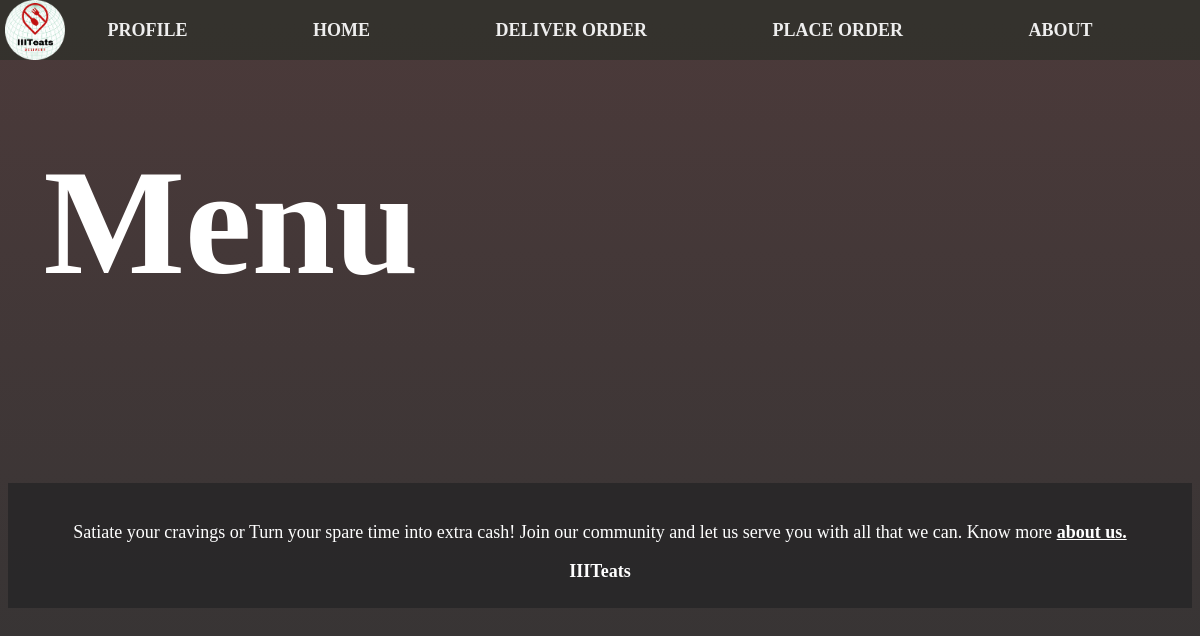
Before: /menu.html?canteenId=3 with the older database file.
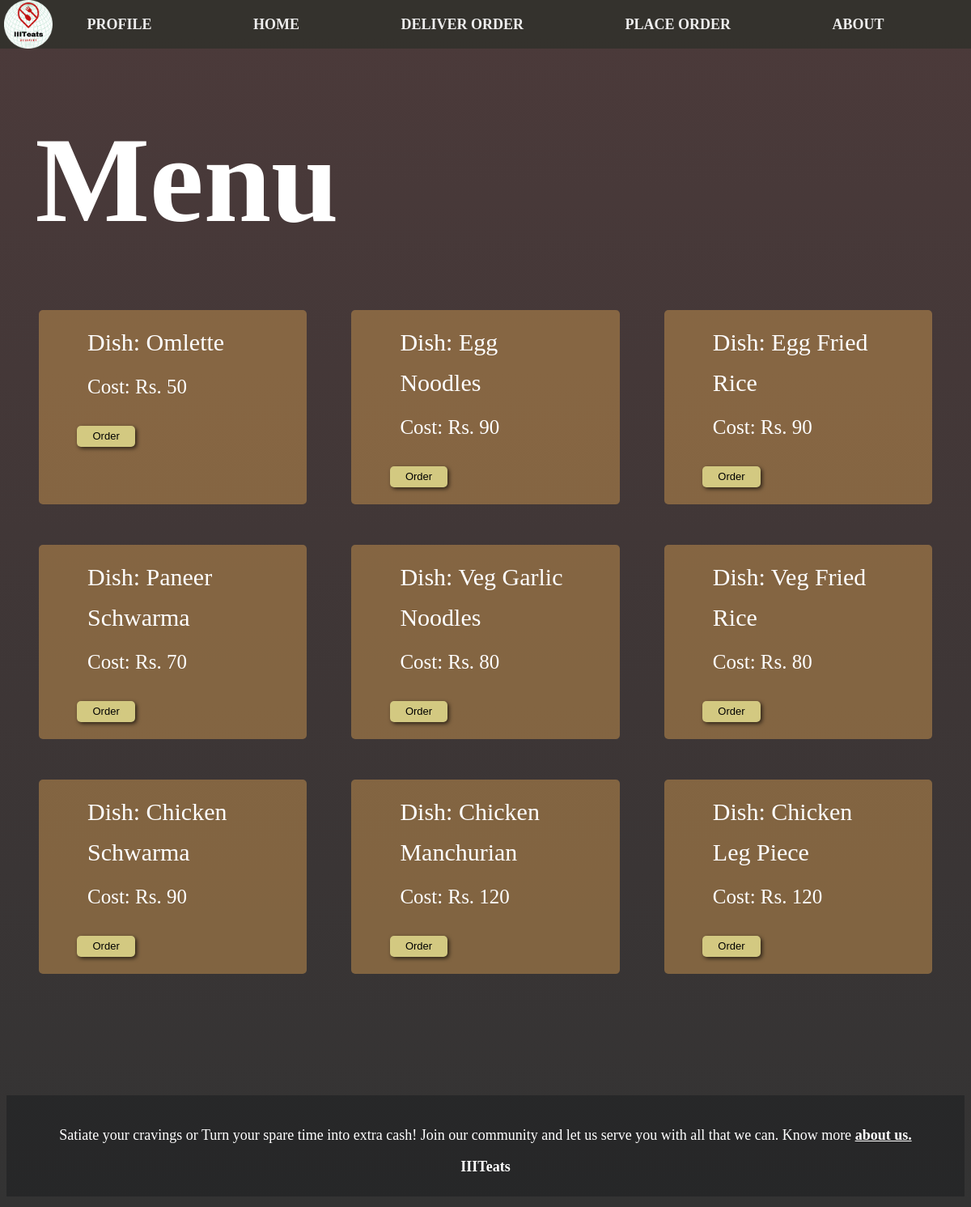
After: the same page with the newer database file.
### tables this page shows
CREATE TABLE Menu (
menu_id INTEGER PRIMARY KEY,
canteen_id INTEGER NOT NULL,
item_name TEXT NOT NULL,
item_price INTEGER NOT NULL,
FOREIGN KEY (canteen_id) REFERENCES Canteens(canteen_id));

### app.py (the view)
@app.route('/menu.html', methods=['GET'])
def menu():
    canteen_id = request.args.get('canteenId')
    conn = sqlite3.connect('iiiteats.db')  # Replace 'your_database.db' with your actual database file path
    cursor = conn.cursor()
    query = "SELECT menu_id, item_name, item_price FROM menu WHERE canteen_id = ?"
    cursor.execute(query, (canteen_id,))
    menu_items = cursor.fetchall()
    conn.close()
    return render_template('menu.html', menu_items=menu_items, canteen_id=canteen_id)

### templates/menu.html (shortened to what this page needs)
<!DOCTYPE html>
<html lang="en">
  <head>
    <link rel="stylesheet" href="../static/menu.css" />
    <link rel="stylesheet" href="../static/navbar.css" />
    <link rel="stylesheet" href="../static/footer.css" />
  </head>
  <body>
    <nav class="navbar">
      <img src="../static/hackathon_logo.png" alt="logo" />
      <a href="/profile">PROFILE</a>
      <a href="/main">HOME</a>
      <a href="/take_orders">DELIVER ORDER</a>
      <a href="/canteens">PLACE ORDER</a>
      <a href="/about">ABOUT</a>
    </nav>
    <h1 class="ftitle">Menu</h1>
    <div class="menu-container">
      {% for item in menu_items %}
      <div class="menu-item">
        <div class="item-name">Dish: {{ item[1] }}</div>
        <div class="item-price">Cost: Rs. {{ item[2] }} </div>
        <div class="order-button">
          <button class="order" onclick="toggleOrderForm('{{ item[0] }}')">
            Order
          </button>
        </div>
      </div>
      {% endfor %}
    </div>
    <footer>
        <br>
        <p>Satiate your cravings or Turn your spare time into extra cash! Join our community and let us serve you with all that we can. Know more <u> <b> <a
                        href="/about">about us.</a> </u> </b> </p>
        <p><b>IIITeats</b></p>
        <br>
    </footer>
  </body>
</html>

### static/menu.css (style rules this page uses)
body { background-image: linear-gradient( to bottom, rgba(31, 9, 9, 0.8), rgba(0, 0, 0, 0.8) ), url("https://cutewallpaper.org/21/fast-food-wallpaper/Wallpaper-tomato-hamburger-Patty-sandwich-fast-food-bun-.jpg"); background-repeat: no-repeat; background-size: cover; background-attachment: fixed; color: white; }
.ftitle { font-size: 150px; margin: 30px 0px; margin-top: 100px; margin-bottom: 3%; font-family: cursive; padding: 3%; }
.menu-container { display: flex; flex-wrap: wrap; justify-content: space-between; margin: 40px; }
.menu-item { width: 30%; line-height: 50px; border-radius: 5px; background-color: rgba(185, 138, 76, 0.568); padding: 10px; margin-bottom: 50px; box-sizing: border-box; }
.item-name { font-size: 30px; margin: 5px 50px; margin-bottom: 5px; }
.item-price { margin: 5px 50px; margin-bottom: 10px; font-size: 25px; }
.order-button { margin-top: 10px; margin-left: 12%; }
.order { cursor: pointer; padding: 2% 7%; border: none; box-shadow: 2px 2px 5px rgba(0, 0, 0, 0.668); font-size: 13px; background-color: rgb(211 201 129); border-radius: 5px; }
h1 { margin-top: 5%; }

### static/navbar.css (style rules this page uses)
.navbar { background-color: rgba(49, 49, 43, 0.849); position: fixed; z-index: 100; top: 0; left: 0; height: 60px; width: 100%; display: flex; justify-content: space-evenly; align-items: center; }
.navbar a { float: left; display: block; color: #eeeeee; text-align: center; padding: 15px 18px; font-size: 18px; font-weight: bold; }
a, a:hover, a:focus, a:active { text-decoration: none; color: inherit; }
.navbar img { width: 60px; height: 60px; position: absolute; top: 0px; left: 5px; }

### static/footer.css (style rules this page uses)
footer { margin-top: 100px; text-align: center; bottom: 0; font-size: 18px; width: 100%; height: 125px; background-color: #1f202293; color: white; }

Changed rows visible on the page:
added Menu: item_name "Omlette", item_price "50"
added Menu: item_name "Egg Noodles", item_price "90"
added Menu: item_name "Egg Fried Rice", item_price "90"
added Menu: item_name "Paneer Schwarma", item_price "70"
added Menu: item_name "Veg Garlic Noodles", item_price "80"
added Menu: item_name "Veg Fried Rice", item_price "80"
added Menu: item_name "Chicken Schwarma", item_price "90"
added Menu: item_name "Chicken Manchurian", item_price "120"
added Menu: item_name "Chicken Leg Piece", item_price "120"
